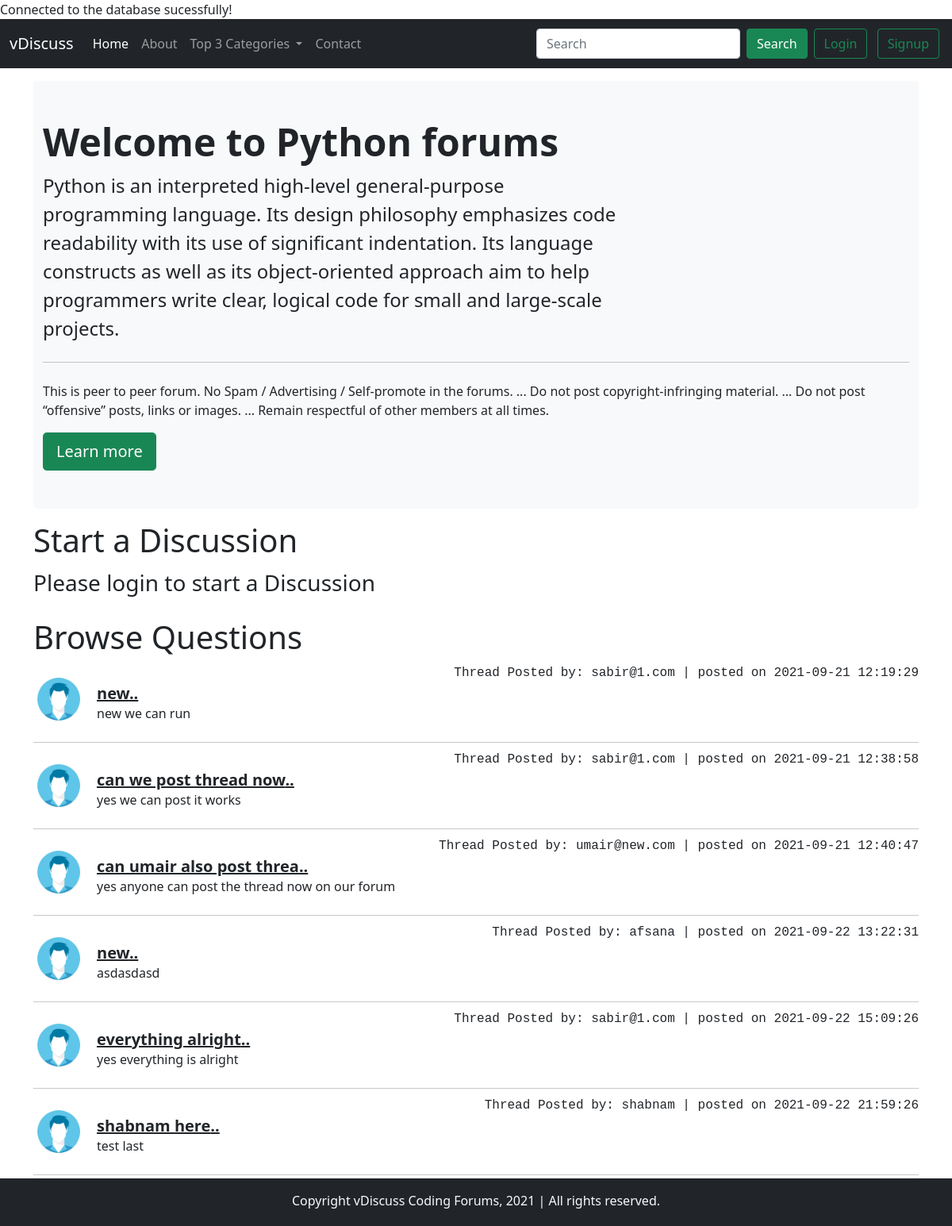
Screenshot of /threadslist.php?catid=1 with the database file from the repository.
### tables this page shows
CREATE TABLE `categories` (
  `category_id` int(8) NOT NULL,
  `category_name` varchar(255) NOT NULL,
  `category_description` varchar(455) NOT NULL,
  `created` datetime NOT NULL DEFAULT current_timestamp()
);

CREATE TABLE `threads` (
  `thread_id` int(7) NOT NULL,
  `thread_title` varchar(255) NOT NULL,
  `thread_desc` text NOT NULL,
  `thread_cat_id` int(7) NOT NULL,
  `thread_user_id` int(7) NOT NULL,
  `timestamp` datetime NOT NULL DEFAULT current_timestamp()
);

CREATE TABLE `users` (
  `sno` int(8) NOT NULL,
  `user_email` varchar(30) NOT NULL,
  `user_pass` varchar(255) NOT NULL,
  `created_at` datetime NOT NULL DEFAULT current_timestamp()
);

### threadslist.php (the view, shortened to what this page needs)
<!doctype html>
<html lang="en">
<head>
    <link href="https://cdn.jsdelivr.net/npm/bootstrap@5.1.1/dist/css/bootstrap.min.css" rel="stylesheet"
>
    <link rel="stylesheet" href="https://cdnjs.cloudflare.com/ajax/libs/font-awesome/5.15.4/css/all.min.css"
 />
</head>
<body>
    <?php include 'partials/_dbconnect.php'; ?>
    <?php include 'partials/_header.php'; ?>
    <?php
    $id = $_GET['catid'];
    $sql = "SELECT * FROM `categories` WHERE category_id = $id";
    $result = mysqli_query($conn,$sql);
        while($row = mysqli_fetch_assoc($result)){
            $catname = $row['category_name'];
            $catdesc = $row['category_description'];
    }
    ?>
    <div class="container mt-3">
        <div class="container-fluid py-5 bg-light rounded">
            <h1 class="display-5 fw-bold">Welcome to <?php echo $catname; ?> forums</h1>
            <p class="col-md-8 fs-4"><?php echo $catdesc; ?></p>
            <hr class="my-4">
            <p>This is peer to peer forum. No Spam / Advertising / Self-promote in
                the forums. ...
                Do not post copyright-infringing material. ...
                Do not post “offensive” posts, links or images. ...
                Remain respectful of other members at all times.</p>
            <button class="btn btn-success btn-lg" type="button">Learn more</button>
        </div>
    </div>
    <?php
        if(isset($_SESSION['loggedin']) && $_SESSION['loggedin'] == true){
        echo'<div class="container mt-3">
            <h1 class="py-2">Start a Discussion</h1>
            <form action= "'. $_SERVER['REQUEST_URI'].'" method="post">
                <div class="mb-3">
                    <label for="title" class="form-label">Problem title</label>
                    <input type="text" class="form-control" id="title" name="title" aria-describedby="title" required>
                    <div id="emailHelp" class="form-text">Keep your title short and crisp as possible.</div>
                </div>
                <input type="hidden" name="sno" value="'. $_SESSION["sno"]. '">
                <div class="form-group">
                    <label for="description" class="mb-2">Ellaborate Your Concern</label>
                    <textarea class="form-control" id="desc" name="desc" rows="3" required></textarea>
                </div>
                <button type="submit" class="btn btn-success mt-2">Submit</button>
            </form>
        </div>';
        }
        else{
            echo '<div class="container">
            <h1 class="py-0 mt-3">Start a Discussion</h1>
           <p class="fs-3 font-light my-0"> Please login to start a Discussion</p>
            </div>';
        }
    ?>
    <div class="container mt-4">
        <h1 class="mb-2">Browse Questions</h1>
        <?php
            $id = $_GET['catid'];
            $sql = "SELECT * FROM `threads` WHERE thread_cat_id = $id";
            $result = mysqli_query($conn,$sql);
                while($row = mysqli_fetch_assoc($result)){
                    $id = $row['thread_id'];
                    $title = $row['thread_title'];
                    $desc = $row['thread_desc'];
                    $threadtime = $row['timestamp'];
                    $thread_user_id = $row['thread_user_id'];
                    $sql2 = "SELECT user_email FROM `users` WHERE sno = '$thread_user_id'";
                    $result2 = mysqli_query($conn,$sql2);
                    $row2 = mysqli_fetch_assoc($result2);
                    $threadposter_email = $row2['user_email'];
                echo' <div class="d-flex my-2 align-items-center">
                        <div class="flex-shrink-0">
                            <img src="/myforum/img/profile_img.jpg" width="64px" alt="...">
                        </div>
                        <div class="flex-grow-1 ms-3">
                            <h4 class="my-0">
                            <div class="text-end"><p class="fs-6 font-light mb-0 mt-1 font-monospace"> Thread Posted by: '.$threadposter_email.' | posted on '. $threadtime.'</p></div>
                             <a href="thread.php?threadid='.$id.'" class="text-dark text-decoration-underline py-0 fw-bold fs-5">'.substr($title,0,25).'..</a></h4>
                            <p class="fs-6">'.$desc.'</p>
                        </div>
                    </div>
                    <hr class="my-1">';
                }
        ?>
    </div>
    <?php include 'partials/_footer.php'; ?>
</body>
</html>

### rows the page displays
categories: category_name "Python", category_description "Python is an interpreted high-level general-purpose programming language. Its design philosophy emphasizes code readability with its use of significant indentation. Its language constructs as well as its object-oriented approach aim to help programmers write clear, logical code for small and large-scale projects."
threads: users.user_email "sabir@1.com", timestamp "2021-09-21 12:19:29", thread_title "new", thread_desc "new we can run"
threads: users.user_email "sabir@1.com", timestamp "2021-09-21 12:38:58", thread_title "can we post thread now", thread_desc "yes we can post it works"
threads: users.user_email "umair@new.com", timestamp "2021-09-21 12:40:47", thread_title "can umair also post threa", thread_desc "yes anyone can post the thread now on our forum"
threads: users.user_email "afsana", timestamp "2021-09-22 13:22:31", thread_title "new", thread_desc "asdasdasd"
threads: users.user_email "sabir@1.com", timestamp "2021-09-22 15:09:26", thread_title "everything alright", thread_desc "yes everything is alright"
threads: users.user_email "shabnam", timestamp "2021-09-22 21:59:26", thread_title "shabnam here", thread_desc "test last"
